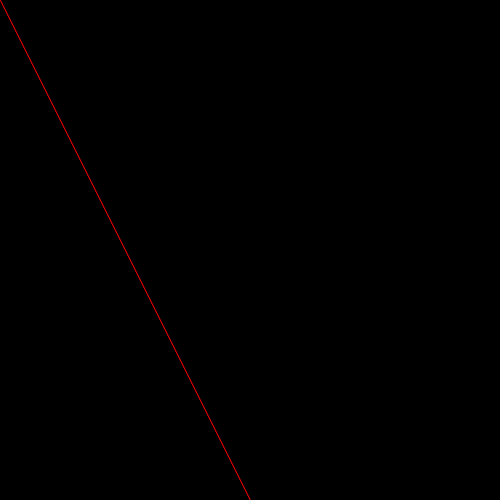
Frame 1 (no input)
Frame 60 (the mouse pressed at the canvas centre just before this capture): identical to frame 1, image omitted
Frame 120 (the mouse held since frame 60 and released just before this capture): blank canvas, image omitted

The Processing sketch that drew this single still picture (run headless with seeded random() and noise(); from frame 60 on, the mouse is pressed at the canvas centre):

// Processing sketch: processing_64591
// ── processing_64591.pde

void setup () {
size(500,500);
}

void draw () {
fill(0,0,0);
rect(-1,-1,501,501);
stroke(250,0,0);
line(250,500,mouseX,mouseY);
}
